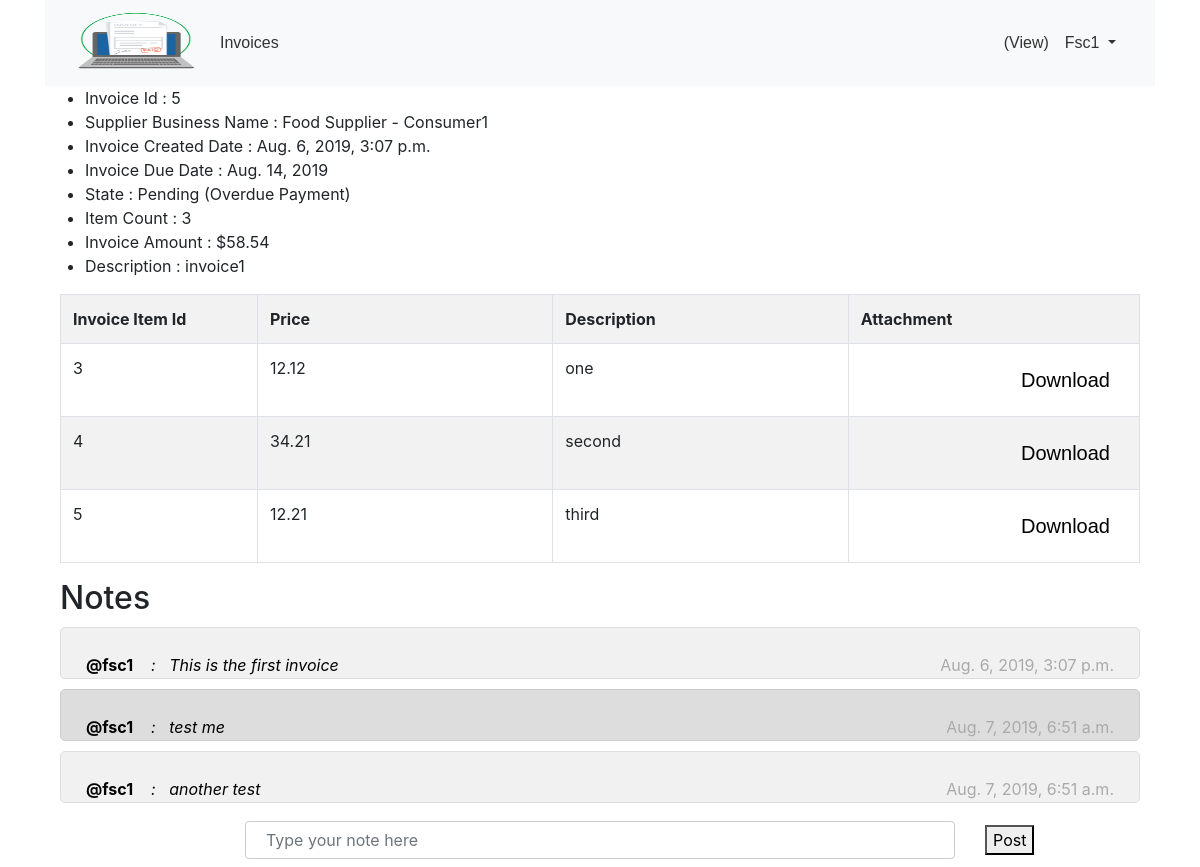
/invoice_details/5 (signed in), run on the app's committed database.
### cims/models.py (models this page shows, shortened)
class ExtendedUser(models.Model):
    user = models.OneToOneField(User, on_delete=models.CASCADE)
    supplier = models.BooleanField(default=False)
    customer = models.BooleanField(default=False)
    businessName = models.CharField(max_length=200)
    lastLoginTime = models.DateTimeField(default=None, blank=True, null=True)

class Invoice(models.Model):
    description = models.CharField(max_length=500)
    createdTime = models.DateTimeField()
    lastUpdatedTime = models.DateTimeField()
    invoiceDueDate = models.DateField()
    invoiceState = models.ForeignKey(InvoiceState, on_delete=models.CASCADE)
    invoiceItemCount = models.IntegerField()
    invoiceAmount = models.DecimalField(max_digits=5, decimal_places=2)
    supplier = models.ForeignKey(User, on_delete=models.CASCADE, related_name="supplier")
    customer = models.ForeignKey(User, on_delete=models.CASCADE, related_name="customer")

class InvoiceState(models.Model):
    name = models.CharField(max_length=20)

class InvoiceLineItem(models.Model):
    lineItemPrice = models.DecimalField(max_digits=5, decimal_places=2)
    description = models.CharField(max_length=500)
    invoiceLineItemStatus = models.ForeignKey(InvoiceState, on_delete=models.CASCADE)
    invoice = models.ForeignKey(Invoice, on_delete=models.CASCADE)
    document = models.FileField(upload_to='documents/', default=None)

class InvoiceNote(models.Model):
    description = models.CharField(max_length=500)
    invoice = models.ForeignKey(Invoice, on_delete=models.CASCADE)
    sender = models.ForeignKey(User, on_delete=models.CASCADE)
    createdTime = models.DateTimeField()

### cims/views.py (the view)
# urls.py: path("invoice_details/<int:invoice_id>", views.invoice_details, name="invoice_details"),
def invoice_details(request, invoice_id):
    invoice = Invoice.objects.get(id=invoice_id)
    invoice_obj = get_invoice_info(invoice)
    return render(request, "cims/invoice-details.html", {"message": None, 'invoice': invoice_obj})

### cims/templates/cims/invoice-details.html (shortened to what this page needs)
{% extends "cims/base.html" %}
{% block body %}
    <ul>
        <li> Invoice Id : {{ invoice.id }}</li>
        {% if request.session.accounttype == 'Supplier' %}
            <li> Customer Business Name : {{ invoice.business_name }}</li>
        {% else %}
            <li> Supplier Business Name : {{ invoice.supplier_name }}</li>
        {% endif %}
        <li> Invoice Created Date : {{ invoice.created_date }}</li>
        <li> Invoice Due Date : {{ invoice.due_date }}</li>
        <li> State : {{ invoice.invoice_state }}{% if invoice.overdue %} (Overdue Payment) {% endif %}</li>
        <li> Item Count : {{ invoice.item_count }}</li>
        <li> Invoice Amount : ${{ invoice.invoice_amount }}</li>
        <li> Description : {{ invoice.description }}</li>
    </ul>
    <div class="container">
        <table class="table table-bordered table-striped" id="carttable">
            <tr>
                <th style="width: 100px;">
                    Invoice Item Id
                </th>
                <th style="width: 150px;">
                    Price
                </th>
                <th style="width: 150px;">
                    Description
                </th>
                <th style="width: 100px;">
                    Attachment
                </th>
            </tr>
            {% for item in invoice.item_list %}
                <tr id="row{{ item.id }}">
                    <td> {{ item.id }} </td>
                    <td> {{ item.price }} </td>
                    <td> {{ item.description }} </td>
                    <td>
                        {% if item.no_file %}
                            <a href="{% url 'download_file' %}"
                               class="btn btn-link btn-default btn-lg pull-right create_new_invoice" role="button"
                               id="create_new_invoice"
                               name="create_new_invoice" disabled><span
                                    class="glyphicon glyphicon-download-alt"></span>Download</a>
                        {% else %}
                            <a href="{% url 'download_file' item_id=item.id %}"
                               class="btn btn-link btn-default btn-lg pull-right create_new_invoice" role="button"
                               id="create_new_invoice"
                               name="create_new_invoice">Download</a>
                        {% endif %}
                    </td>
                </tr>
            {% endfor %}
        </table>
    </div>
    <div class="container" id="parent-container" name="parent-container">
        <fieldset>
            <h2>Notes</h2>
            {% for message in invoice.item_notes %}
                <div class="{% cycle 'container-note' 'container-note darker-note' %}">
                    <span class="author-left"><b>@{{ message.sender_username }}</b><em> &nbsp;&nbsp; : &nbsp;&nbsp;{{ message.description }}</em></span>
                    <span class="time-right">{{ message.createdTime }}</span>
                </div>
            {% endfor %}
            <form action="{% url 'post_note' %}" method="post">
                <div class="row align-items-center">
                    <div class="col-md-8">
                        <input type="text" class="form-control" id="message" name="message"
                               required autofocus placeholder="Type your note here">
                    </div>
                    <div class="col-md-2">
                        <button send-message="comment" id="comment" type="submit">Post</button>
                    </div>
                </div>
            </form>
        </fieldset>
    </div>
{% endblock %}

### cims/templates/cims/base.html (shortened to what this page needs)
{% load static %}
<!DOCTYPE html>
<html>
<head>
    <link rel="stylesheet" href="{% static 'cims/styles.css' %}"/>
    <link rel="stylesheet" href="https://maxcdn.bootstrapcdn.com/bootstrap/4.3.1/css/bootstrap.min.css">
    <link href="https://maxcdn.bootstrapcdn.com/font-awesome/4.7.0/css/font-awesome.min.css" rel="stylesheet">
    <link href="//netdna.bootstrapcdn.com/bootstrap/3.0.0/css/bootstrap-glyphicons.css" rel="stylesheet">
    <link rel="stylesheet"
          href="https://cdnjs.cloudflare.com/ajax/libs/bootstrap-datepicker/1.4.1/css/bootstrap-datepicker3.css"/>
</head>
<body>
<div class="container" id="topheader">
    <nav class="navbar navbar-expand-lg navbar-light bg-light">
        <div class="container-fluid d-print-none">
            <div class="navbar-header">
                <a class="navbar-brand" href="#"><img src="{% static "cims/logo.png" %}" alt="cims.com"
                                                      width="120"
                                                      height="60" class="d-inline-block align-top"></a>
            </div>
            {% if user.username %}
                <ul class="navbar-nav mr-auto ">
                    <li class="nav-item ">
                        <a class="nav-link" href="{% url 'index' %}">Invoices </a>
                    </li>
                </ul>
                <ul class="nav navbar-nav navbar-right">
                    <li class="nav-item ">
                        <a class="nav-link" href="#">{{ request.session.accounttype }} (View) </a>
                    </li>
                    <li class="nav-item dropdown">
                        <a class="nav-link dropdown-toggle" href="#" id="navbarLogoutLink" data-toggle="dropdown"
                           aria-haspopup="true" aria-expanded="false">
                            {{ user.username }}
                        </a>
                    </li>
                </ul>
            {% endif %}
        </div>
    </nav>
</div>
<div class="container">
    {% block body %}
    {% endblock %}
</div>
</body>
</html>

### cims/static/cims/styles.css (style rules this page uses)
a { color: #050000; font-family: sans-serif; }
a:link { color: #020000; }
body { font-family: sans-serif; }
.container-note { border: 1px solid #dedede; background-color: #f1f1f1; border-radius: 5px; padding: 25px; margin: 10px 0; }
.darker-note { border-color: #ccc; background-color: #ddd; }
.time-right { float: right; color: #aaa; }
.author-left { float: left; color: black; }
input[type=text], input[type=password], input[type=number] { width: 100%; padding: 12px 20px; margin: 8px 0; display: inline-block; border: 1px solid #ccc; box-sizing: border-box; }
#topheader .navbar-nav li > a { text-transform: capitalize; color: #333; transition: background-color .2s, color .2s; }

### data on the page
ExtendedUser: supplier_name "Food Supplier - Consumer1"
Invoice: created_date "Aug. 6, 2019, 3:07 p.m.", due_date "Aug. 14, 2019", description "invoice1"
InvoiceState: invoice_state "Pending"
InvoiceLineItem: price "12.12", description "one"
InvoiceLineItem: price "34.21", description "second"
InvoiceLineItem: price "12.21", description "third"
InvoiceNote: description "This is the first invoice", createdTime "Aug. 6, 2019, 3:07 p.m."
InvoiceNote: description "test me", createdTime "Aug. 7, 2019, 6:51 a.m."
InvoiceNote: description "another test", createdTime "Aug. 7, 2019, 6:51 a.m."

### other printed values
{{ user.username }} "Fsc1"
{{ invoice.id }} "5"
{{ invoice.item_count }} "3"
{{ invoice.invoice_amount }} "58.54"
{{ item.id }} "3" "4" "5"
{{ message.sender_username }} "fsc1" "fsc1" "fsc1"
